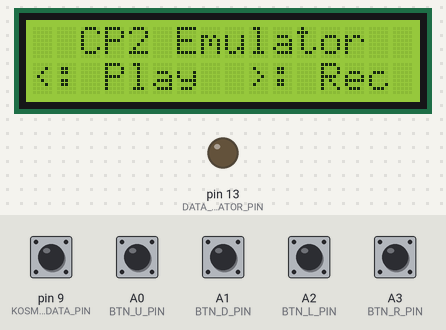
This sketch was run on a simulated Arduino Uno, built with avr-gcc and run on an emulated ATmega328P. On the bench: 16×2 character LCD, output pins drawn as LEDs (lit = HIGH). Inputs (shaded band) come from the test bench; at power-on: A0 (BTN_U_PIN), A1 (BTN_D_PIN), A2 (BTN_L_PIN), A3 (BTN_R_PIN), pin 9 (KOSMOS_DATA_PIN) HIGH. Storage starts empty.

Above: at 2.3 s.
2.4 s: A3 (BTN_R_PIN) pulled LOW for 0.15 s
At 3.8 s:
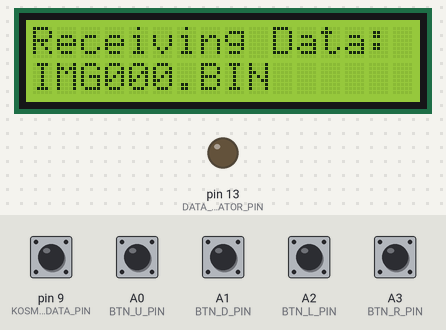
5.5 s: pin 9 (KOSMOS_DATA_PIN) pulled LOW for 0.15 s
At 6.8 s:
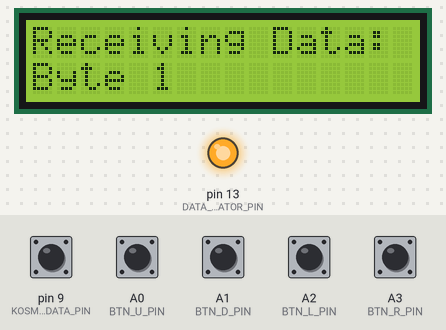
7.1 s: A2 (BTN_L_PIN) pulled LOW for 1 s
At 8.6 s:
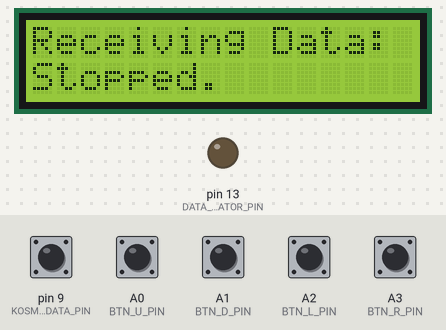
11.1 s: A2 (BTN_L_PIN) pulled LOW for 0.15 s
At 12.4 s:
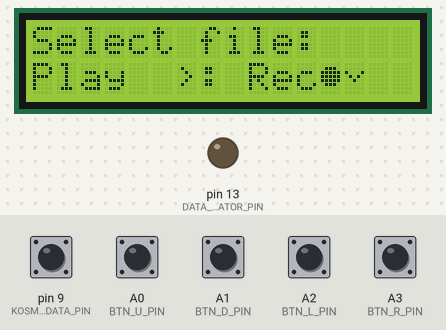
12.7 s: A3 (BTN_R_PIN) pulled LOW for 1 s
At 14.2 s:
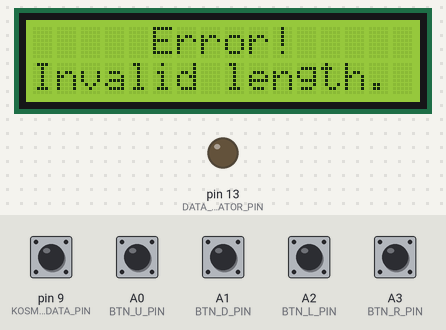
Timing chart, 0 to 15.7 s (numbered marks = the images above; inputs shaded):
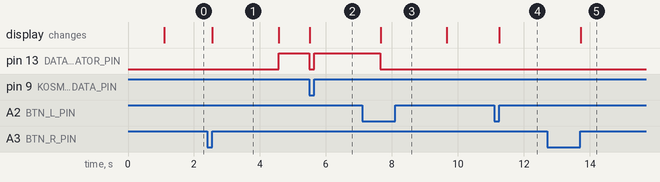

Measured:
- after the input at 2.4 s, pin 13 (DATA_INDICATOR_PIN): LOW → HIGH after 2.2 s; the display: changes after 0.16 s (image 1)
- after the input at 5.5 s, pin 13 (DATA_INDICATOR_PIN): HIGH → LOW at once, → HIGH 0.15 s later; the display: changes at once (image 2)
- after the input at 7.1 s, pin 13 (DATA_INDICATOR_PIN): HIGH → LOW after 0.55 s; the display: changes after 0.55 s (image 3)
- after the input at 11.1 s, the display: changes after 0.15 s (image 4)
- after the input at 12.7 s, the display: changes after 1.0 s (image 5)
- what the display in image 1 shows lasts 2.0 s, from 2.6 s to 4.6 s

The sketch:

kosmos_tape_emulator.ino
```cpp
// (licence header left out)
#include "config.h"
#include "types.h"
#include "lcd.h"
#include "sdcard.h"

// Pin defitions

// Buttons
#define BTN_U_PIN A0
#define BTN_D_PIN A1
#define BTN_L_PIN A2
#define BTN_R_PIN A3

#define BTN_U 1
#define BTN_D 2
#define BTN_L 4
#define BTN_R 8

#define DATA_INDICATOR_PIN 13
#define KOSMOS_DATA_PIN 9

uint8_t prgBuf[512]; // buffer used for recording or playing a program
int prgLen; // length of data in prgBuf.

void setup() {
  pinMode(BTN_U_PIN, INPUT_PULLUP);
  pinMode(BTN_D_PIN, INPUT_PULLUP);
  pinMode(BTN_L_PIN, INPUT_PULLUP);
  pinMode(BTN_R_PIN, INPUT_PULLUP);

  pinMode(DATA_INDICATOR_PIN, OUTPUT);

  lcd_init();

  #ifdef DEBUG
  Serial.begin(115200);
  lcd_showTitle(CENTER, "Debug 115200 bps");
  lcd_showStatus(CENTER, "Connect console.");
  while(!Serial) {
    // Wait...
  }
  #endif

  lcd_showTitle(CENTER, "CP2 Emulator");

  lcd_showStatus(CENTER, "Reading files...");
  sdcard_init();
  lcd_showStatus(CENTER, "%d files found.", sdcard_filesAvailable());
  delay(1000);
}

int getBtns() {
  int btns = 0;
  if (!digitalRead(BTN_U_PIN)) btns |= BTN_U;
  if (!digitalRead(BTN_D_PIN)) btns |= BTN_D;
  if (!digitalRead(BTN_L_PIN)) btns |= BTN_L;
  if (!digitalRead(BTN_R_PIN)) btns |= BTN_R;
  return btns;
}

int waitBtn(int btnMask) {
  int wanted;
  do {
    wanted = getBtns() & btnMask;
  } while (wanted == 0);
  while ((getBtns() & btnMask) !=0 ) ;
  return wanted;
}

int32_t waitPin(int pin, int val, int indicator, int32_t timeout) {
  uint32_t start = millis();
  for(;;) {
    int read = digitalRead(pin);
    digitalWrite(indicator, read);
    if (read == val) {
      return millis() - start;
    }
    if (millis() - start > timeout) {
      return -1;
    }
  }
}

bool checkStop() {
  if (digitalRead(BTN_L_PIN)) {
    return false;
  }
  digitalWrite(KOSMOS_DATA_PIN, 0);
  digitalWrite(DATA_INDICATOR_PIN, 0);
  lcd_showStatus(LEFT, "Stopped.");
  delay(2000);
  return true;
}

void sendByte(uint8_t b) {
  int d1, d2;
  for (int j = 0; j < 8; j++) {
    if (b & (1<<j)) {
      // Bit == 1
      d1 = 35;
      d2 = 65;
    } else {
      // Bit == 0
      d1 = 65;
      d2 = 35;
    }
    digitalWrite(KOSMOS_DATA_PIN, 0);
    digitalWrite(DATA_INDICATOR_PIN, 0);
    delay(d1);
    digitalWrite(KOSMOS_DATA_PIN, 1);
    digitalWrite(DATA_INDICATOR_PIN, 1);
    delay(d2);
  }
}

void doPlay() {
  pinMode(KOSMOS_DATA_PIN, OUTPUT);

  // 1) Choose file
  lcd_showTitle(LEFT, "Select file:");
  int cur;
  char filename[NAME_LEN];
  for(;;) {
    sdcard_getFileName(cur, filename);
    lcd_showStatus(LEFT, "%s", filename);
    int btn = waitBtn(BTN_L | BTN_U | BTN_D | BTN_R);
    if (btn & BTN_U) {
      if (--cur < 0) cur = sdcard_filesAvailable()-1;
    } else if (btn & BTN_D) {
      if (++cur >= sdcard_filesAvailable()) cur = 0;
    } else if (btn & BTN_L) {
      return;
    } else {
      break;
    }
  }

  // 2) load file
  lcd_showTitle(LEFT, "Loading");
  lcd_showStatus(LEFT, filename);
  prgLen = sdcard_load(filename, prgBuf);
  if (prgLen == 0) {
    return;
  }

  // 3) Send Lead-In
  lcd_showTitle(LEFT, "Sending Lead-In:");
  lcd_showStatus(LEFT, "");
  digitalWrite(KOSMOS_DATA_PIN, HIGH);
  digitalWrite(DATA_INDICATOR_PIN, HIGH);
  uint32_t now = millis();
  uint32_t delta;
  do {
    if (checkStop()) return;
    delta = millis() - now;
    lcd_showStatus(LEFT, "%lu.%02lu secs", delta/1000, (delta % 1000)/10);
  } while (delta < 15000);

  // 4) send bytes
  lcd_showTitle(LEFT, "Sending Data:");
  lcd_showStatus(LEFT, "");

  int blocks = prgLen/256;
  int cnt = 1;
  int block = -1;
  while(blocks-- > 0) {
    block++;
    // Kosmos CP1 serializes byts 0, 255, 254, ..., 1
    uint8_t pos = 0;
    do {
      #ifdef DEBUG
      Serial.print("Sending byte pos ");
      Serial.print(pos, DEC);
      Serial.print(" in block ");
      Serial.print(block, DEC);
      Serial.print(": ");
      Serial.println(prgBuf[block*256 + pos], DEC);
      #endif
      if (checkStop()) return;
      lcd_showStatus(LEFT, "Byte %d of %d.", cnt++, prgLen);
      sendByte(prgBuf[block*256 + pos--]);
    } while (pos > 0);
  }

  lcd_showStatus(LEFT, "Done.");

  digitalWrite(KOSMOS_DATA_PIN, 0);
  digitalWrite(DATA_INDICATOR_PIN, 0);
  delay(1000); // Let CP1 notice that we're not sending anymore
  pinMode(KOSMOS_DATA_PIN, INPUT); // Stop driving the data line.

  delay(3000); // Give the user some more time to read the message
  return;
}

void timeout() {
  lcd_showStatus(LEFT, "Timeout!");
  delay(2000);
}

void error() {
  lcd_showStatus(LEFT, "Error!");
  delay(2000);
}

void doRecord() {
  pinMode(KOSMOS_DATA_PIN, INPUT_PULLUP);
  lcd_showTitle(LEFT, "Receiving Data:");

  // 1) Select file name
  char filename[NAME_LEN];
  sdcard_pickFileName(filename);
  lcd_showStatus(LEFT, "%s", filename);
  delay(2000);

  // 3) Read lead-in
  lcd_showStatus(LEFT, "Lead-In...");
  int32_t t;
  t = waitPin(KOSMOS_DATA_PIN, 1, DATA_INDICATOR_PIN, 20000); if (t < 0) { timeout(); return; }
  t = waitPin(KOSMOS_DATA_PIN, 0, DATA_INDICATOR_PIN, 20000); if (t < 0) { timeout(); return; }

  // 4) Read bytes
  int block = -1;
  int prgLen = 0;
  int bytesRead = 0;
  for(;;) {
    // Kosmos CP1 serializes byts 0, 255, 254, ..., 1
    block++;
    uint8_t pos = 0;
    do {
      lcd_showStatus(LEFT, "Byte %d", bytesRead+1);
      uint8_t data = 0;
      for(int i = 0; i < 8; i++) {
        if (checkStop()) return;
        int32_t t1 = waitPin(KOSMOS_DATA_PIN, 1, DATA_INDICATOR_PIN, 1000); if (t1 < 0) goto done;
        int32_t t2 = waitPin(KOSMOS_DATA_PIN, 0, DATA_INDICATOR_PIN, 1000); if (t1 < 0) { error(); return; }
        if (t1 < t2) {
          // Bit 1
          data |= (1<<i);
        } else {
          // Bit 0
        }
      }
      bytesRead++;
      prgBuf[block*256 + pos--] = data;
    } while (pos > 0);
  }

  done:
  prgLen = bytesRead;
  lcd_showStatus(LEFT, "%d bytes read.", prgLen);
  sdcard_save(filename, prgBuf, prgLen);
  delay(2000);
}

void loop() {
  lcd_showTitle(CENTER, "CP2 Emulator");
  lcd_showStatus(CENTER, "%c: Play  %c: Rec", CHAR_LEFT, CHAR_RIGHT);
  int btn = waitBtn( BTN_L | BTN_R );
  if (btn & BTN_L) {
    doPlay();
  } else {
    doRecord();
  }
}
```

sdcard.cpp
```cpp
// (licence header left out)
#include "sdcard.h"
#include "config.h"
#include "lcd.h"
#include <SD.h>

// SD-Card (other pins are default ICSP pins)
#define SD_CS 8

int nofFiles = 0;

void sdcard_init() {
  if (!SD.begin(SD_CS)) {
    lcd_showStatus(CENTER, "SDC not ready!");
    while (1);
  }

  File root = SD.open("/");
  for (;;) {
    File entry =  root.openNextFile();
    if (! entry) {
      // no more files
      break;
    }
    if (!entry.isDirectory()) {
      nofFiles++;
    }
    entry.close();
  }
}

int sdcard_filesAvailable() {
  return nofFiles;
}

bool sdcard_getFileName(int i, char* dest) {
  if (i < 0 || i >= nofFiles) {
    return false;
  }
  File root = SD.open("/");
  for (;;) {
    File entry =  root.openNextFile();
    if (! entry) {
      // no more files
      break;
    }
    if (!entry.isDirectory()) {
      if (i-- == 0) {
        strncpy(dest, entry.name(), NAME_LEN);
        entry.close();
        return true;
      }
    }
    entry.close();
  }
  return false;
}

void sdcard_pickFileName(char* dest) {
  // Find max number
  int max = -1;
  File root = SD.open("/");
  for (;;) {
    File entry =  root.openNextFile();
    if (! entry) {
      // no more files
      break;
    }
    if (entry.isDirectory()) {
      continue;
    }
    strncpy(dest, entry.name(), NAME_LEN);
    #ifdef DEBUG
    Serial.print("sdcard_pickFileName: name = "); Serial.println(dest);
    #endif
    if (strncmp(dest, "IMG", 3) == 0 &&  strncmp(&dest[6], ".BIN", 4) == 0 &&  isdigit(dest[3]) && isdigit(dest[4]) && isdigit(dest[5])) {
      int nr = (dest[3]-'0')*100 + (dest[4]-'0')*10 + (dest[5]-'0');
      #ifdef DEBUG
      Serial.print("sdcard_pickFileName: nr = "); Serial.println(nr, DEC);
      #endif
      if (nr > max) {
        max = nr;
        #ifdef DEBUG
        Serial.print("sdcard_pickFileName: new max = "); Serial.println(max, DEC);
        #endif
      }
    }
    entry.close();
  }
  sprintf(dest, "IMG%03d.BIN", max+1);
  #ifdef DEBUG
  Serial.print("sdcard_pickFileName: result = "); Serial.println(dest);
  #endif
}

int sdcard_load(const char *filename, uint8_t *buf) {
  File file = SD.open(filename, FILE_READ);
  int len = file.size();
  if (len != 256 && len != 512) {
    lcd_showTitle(CENTER, "Error!");
    lcd_showStatus(CENTER, "Invalid length.");
    delay(2000);
    return 0;
  }
  file.read(buf, len);
  file.close();
  return len;
}

void sdcard_save(const char *filename, uint8_t *buf, int len) {
  if (len != 256 && len != 512) {
    lcd_showTitle(CENTER, "Error!");
    lcd_showStatus(CENTER, "Invalid length.");
    delay(2000);
    return;
  }
  File file = SD.open(filename, FILE_WRITE);
  file.write(buf, len);
  file.close();
}
```

sdcard.h
```cpp
// (licence header left out)
#pragma once

#include <stdint.h>

#define NAME_LEN 13

void sdcard_init();
int sdcard_filesAvailable();
bool sdcard_getFileName(int i, char* dest);
void sdcard_pickFileName(char* dest);
int sdcard_load(const char *filename, uint8_t *buf);
void sdcard_save(const char *filename, uint8_t *buf, int len);
```

types.h
```cpp
// (licence header left out)
#pragma once

enum Alignment {
  LEFT,
  CENTER,
  RIGHT
};
```

config.h
```cpp
// (licence header left out)
#pragma once

//#define DEBUG
```

lcd.cpp
```cpp
// (licence header left out)
#include "lcd.h"
#include "config.h"
#include <LiquidCrystal.h>
#include <string.h>
#include <stdio.h>

// LCD pins
#define LCD_RS 2
#define LCD_EN 3
#define LCD_D4 4
#define LCD_D5 5
#define LCD_D6 6
#define LCD_D7 7

LiquidCrystal lcd(LCD_RS, LCD_EN, LCD_D4, LCD_D5, LCD_D6, LCD_D7);

#define B(b5,b4,b3,b2,b1) (b5<<4 | b4<<3 | b3<<2 | b2<<1 | b1<<0)

#define DEF_CHAR(c, \
  b0_5,b0_4,b0_3,b0_2,b0_1, \
  b1_5,b1_4,b1_3,b1_2,b1_1, \
  b2_5,b2_4,b2_3,b2_2,b2_1, \
  b3_5,b3_4,b3_3,b3_2,b3_1, \
  b4_5,b4_4,b4_3,b4_2,b4_1, \
  b5_5,b5_4,b5_3,b5_2,b5_1, \
  b6_5,b6_4,b6_3,b6_2,b6_1, \
  b7_5,b7_4,b7_3,b7_2,b7_1) \
  { uint8_t pat[]={ \
    (b0_5<<4 | b0_4<<3 | b0_3<<2 | b0_2<<1 | b0_1<<0), \
    (b1_5<<4 | b1_4<<3 | b1_3<<2 | b1_2<<1 | b1_1<<0), \
    (b2_5<<4 | b2_4<<3 | b2_3<<2 | b2_2<<1 | b2_1<<0), \
    (b3_5<<4 | b3_4<<3 | b3_3<<2 | b3_2<<1 | b3_1<<0), \
    (b4_5<<4 | b4_4<<3 | b4_3<<2 | b4_2<<1 | b4_1<<0), \
    (b5_5<<4 | b5_4<<3 | b5_3<<2 | b5_2<<1 | b5_1<<0), \
    (b6_5<<4 | b6_4<<3 | b6_3<<2 | b6_2<<1 | b6_1<<0), \
    (b7_5<<4 | b7_4<<3 | b7_3<<2 | b7_2<<1 | b7_1<<0)};\
    lcd.createChar(c,pat); \
  }

void lcd_init() {
  lcd.begin(16, 2);

  DEF_CHAR(CHAR_UP,
    0,0,0,0,0,
    0,0,0,0,0,
    0,0,1,0,0,
    0,1,0,1,0,
    1,0,0,0,1,
    0,0,0,0,0,
    0,0,0,0,0,
    0,0,0,0,0);

   DEF_CHAR(CHAR_DOWN,
    0,0,0,0,0,
    0,0,0,0,0,
    1,0,0,0,1,
    0,1,0,1,0,
    0,0,1,0,0,
    0,0,0,0,0,
    0,0,0,0,0,
    0,0,0,0,0);

   DEF_CHAR(CHAR_LEFT,
    0,0,0,0,0,
    0,0,0,1,0,
    0,0,1,0,0,
    0,1,0,0,0,
    0,0,1,0,0,
    0,0,0,1,0,
    0,0,0,0,0,
    0,0,0,0,0);

   DEF_CHAR(CHAR_RIGHT,
    0,0,0,0,0,
    0,1,0,0,0,
    0,0,1,0,0,
    0,0,0,1,0,
    0,0,1,0,0,
    0,1,0,0,0,
    0,0,0,0,0,
    0,0,0,0,0);

   DEF_CHAR(CHAR_PLAY,
    0,0,0,0,0,
    0,1,0,0,0,
    0,1,1,0,0,
    0,1,1,1,0,
    0,1,1,0,0,
    0,1,0,0,0,
    0,0,0,0,0,
    0,0,0,0,0);

   DEF_CHAR(CHAR_RECORD,
    0,0,0,0,0,
    0,1,1,1,0,
    1,1,1,1,1,
    1,1,1,1,1,
    1,1,1,1,1,
    0,1,1,1,0,
    0,0,0,0,0,
    0,0,0,0,0);
}

void lcd_showLine(const char *s, Alignment align) {
  char buf[17] = "                ";
  int len = strlen(s);
  if (len > DISPLAY_WIDTH) {
    len = DISPLAY_WIDTH;
  }

  int ofs = 0;
  switch(align) {
    case LEFT: ofs = 0; break;
    case CENTER: ofs = (DISPLAY_WIDTH - len)/2; break;
    case RIGHT: ofs = DISPLAY_WIDTH - len;
  }
  strncpy(&buf[ofs], s, len);
  lcd.print(buf);
}

void lcd_showLineF(Alignment align, const char *fmt, va_list arg) {
  char buf[DISPLAY_WIDTH+1];
  vsnprintf(buf, DISPLAY_WIDTH+1, fmt, arg);
  lcd_showLine(buf, align);
}

void lcd_showTitle(Alignment align, const char* fmt, ...) {
  lcd.setCursor(0,0);
  va_list args;
  va_start (args, fmt);
  lcd_showLineF(align, fmt, args);
  va_end (args);
}

void lcd_showStatus(Alignment align, const char* fmt, ...) {
  lcd.setCursor(0,1);
  va_list args;
  va_start (args, fmt);
  lcd_showLineF(align, fmt, args);
  va_end (args);
}
```

lcd.h
```cpp
// (licence header left out)
#pragma once

#include <LiquidCrystal.h>

#include "types.h"

#define DISPLAY_WIDTH 16

void lcd_init();
void lcd_showTitle(Alignment align, const char *fmt, ...);
void lcd_showStatus(Alignment align, const char *fmt, ...);

enum {
  CHAR_UP = 1,
  CHAR_DOWN = 2,
  CHAR_LEFT = 3,
  CHAR_RIGHT= 4,
  CHAR_PLAY = 5,
  CHAR_RECORD = 6
};
```
